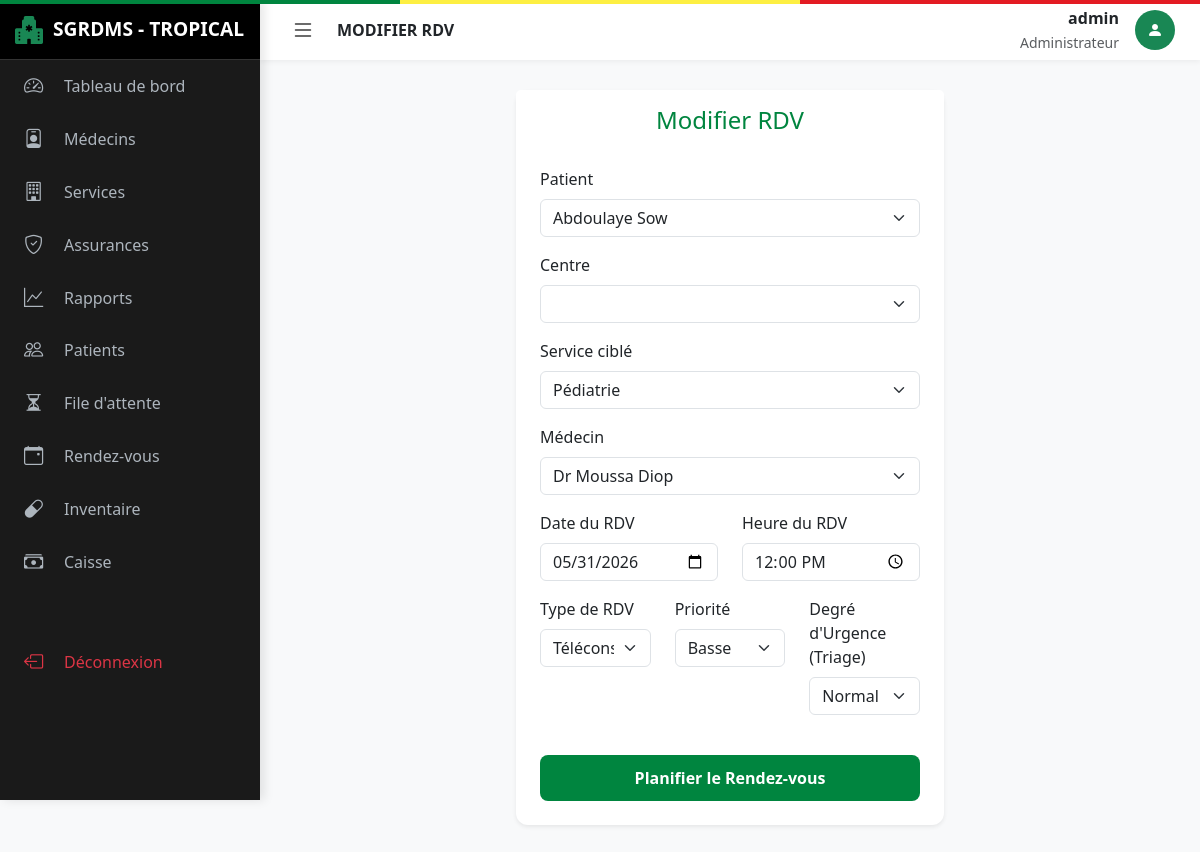
Screenshot of /rdv/modifier/1 (signed in) with the database file from the repository.
### app/models.py (models this page shows)
class Utilisateur(db.Model, UserMixin):
    id = db.Column(db.Integer, primary_key=True)
    username = db.Column(db.String(50), unique=True, nullable=False)
    password = db.Column(db.String(100), nullable=False)
    role = db.Column(db.String(20), nullable=False) # Admin, Medecin, Patient, Pharmacien, Receptionniste
    date_creation = db.Column(db.DateTime, default=datetime.utcnow)
    patient_id = db.Column(db.Integer, db.ForeignKey('patient.id'), nullable=True)
    patient = db.relationship('Patient', backref='user', uselist=False)
    medecin_id = db.Column(db.Integer, db.ForeignKey('medecin.id'), nullable=True)
    medecin = db.relationship('Medecin', backref='user', uselist=False)

class RendezVous(db.Model):
    id = db.Column(db.Integer, primary_key=True)
    date_rdv = db.Column(db.Date, nullable=False)
    heure_rdv = db.Column(db.Time, nullable=False)
    statut = db.Column(db.String(20), default='Programmé') # Programmé, Annulé, Terminé, Urgence
    type_rdv = db.Column(db.String(20), default='Présentiel') # Présentiel, Téléconsultation
    priorite = db.Column(db.Integer, default=1)
    degre_urgence = db.Column(db.String(20), default='Normal') # Normal, Moyen, Critique (Triage)
    patient_id = db.Column(db.Integer, db.ForeignKey('patient.id'), nullable=False)
    medecin_id = db.Column(db.Integer, db.ForeignKey('medecin.id'), nullable=False)
    service_id = db.Column(db.Integer, db.ForeignKey('service.id'), nullable=True)
    centre_id = db.Column(db.Integer, db.ForeignKey('centre.id'), nullable=True)
    consultation = db.relationship('Consultation', backref='rdv', uselist=False)

### app/routes.py (the view, shortened to what this page needs)
@main.route("/rdv/modifier/<int:rdv_id>", methods=['GET', 'POST'])
@login_required
def modifier_rdv(rdv_id):
    if current_user.role not in ['Receptionniste', 'Administrateur']: return redirect(url_for('main.dashboard'))
    rdv = RendezVous.query.get_or_404(rdv_id)
    form = RDVForm(obj=rdv)
    form.patient_id.choices = [(p.id, f"{p.prenom} {p.nom}") for p in Patient.query.all()]
    form.service_id.choices = [(s.id, s.nom_service) for s in Service.query.all()]
    form.medecin_id.choices = [(m.id, f"Dr {m.prenom} {m.nom}") for m in Medecin.query.all()]
    return render_template('rdv_form.html', form=form, title='Modifier RDV')

### app/forms.py
class RDVForm(FlaskForm):
    patient_id = SelectField('Patient', coerce=int, validators=[DataRequired()])
    centre_id = SelectField('Centre', coerce=int, validators=[DataRequired()])
    service_id = SelectField('Service ciblé', coerce=int, validators=[DataRequired()])
    medecin_id = SelectField('Médecin', coerce=int, validators=[DataRequired()])
    date_rdv = DateField('Date du RDV', validators=[DataRequired()])
    heure_rdv = TimeField('Heure du RDV', validators=[DataRequired()])
    type_rdv = SelectField('Type de RDV', choices=[('Présentiel', 'Présentiel'), ('Téléconsultation', 'Téléconsultation')], default='Présentiel')
    priorite = SelectField('Priorité', choices=[(1, 'Basse'), (2, 'Normale'), (3, 'Haute')], coerce=int, default=2)
    degre_urgence = SelectField('Degré d\'Urgence (Triage)', choices=[('Normal', 'Normal'), ('Moyen', 'Moyen'), ('Critique', 'Critique')], default='Normal')
    submit = SubmitField('Planifier le Rendez-vous')

### app/__init__.py (called while the page is built)
def create_app(config_class=Config):
    app = Flask(__name__)
    app.config.from_object(Config)
    db.init_app(app)
    bcrypt.init_app(app)
    login_manager.init_app(app)
    from app.routes import main
    app.register_blueprint(main)
    @app.context_processor
    def inject_now():
        from datetime import datetime
        return {'datetime': datetime}
    return app

### app/models.py (called while the page is built)
@login_manager.user_loader
def load_user(user_id):
    return Utilisateur.query.get(int(user_id))

### app/templates/rdv_form.html (shortened to what this page needs)
{% extends "base.html" %}
{% block content %}
<div class="row justify-content-center">
    <div class="col-md-6">
        <div class="card shadow-sm border-0">
            <div class="card-header bg-white py-3 border-0 text-center">
                <h4 class="mb-0" style="color: var(--sn-green);">{{ title }}</h4>
            </div>
            <div class="card-body px-4 pb-4">
                <form method="POST" action="">
                    <div class="mb-3">
                        {{ form.patient_id.label(class="form-label") }}
                        {{ form.patient_id(class="form-select") }}
                    </div>
                    <div class="mb-3">
                        {{ form.centre_id.label(class="form-label") }}
                        {{ form.centre_id(class="form-select") }}
                    </div>
                    <div class="mb-3">
                        {{ form.service_id.label(class="form-label") }}
                        {{ form.service_id(class="form-select") }}
                    </div>
                    <div class="mb-3">
                        {{ form.medecin_id.label(class="form-label") }}
                        {{ form.medecin_id(class="form-select") }}
                    </div>
                    <div class="row">
                        <div class="col-md-6 mb-3">
                            {{ form.date_rdv.label(class="form-label") }}
                            {{ form.date_rdv(class="form-control", type="date") }}
                        </div>
                        <div class="col-md-6 mb-3">
                            {{ form.heure_rdv.label(class="form-label") }}
                            {{ form.heure_rdv(class="form-control", type="time") }}
                        </div>
                    </div>
                    <div class="row">
                        <div class="col-md-4 mb-3">
                            {{ form.type_rdv.label(class="form-label") }}
                            {{ form.type_rdv(class="form-select") }}
                        </div>
                        <div class="col-md-4 mb-3">
                            {{ form.priorite.label(class="form-label") }}
                            {{ form.priorite(class="form-select") }}
                        </div>
                        <div class="col-md-4 mb-3">
                            {{ form.degre_urgence.label(class="form-label") }}
                            {{ form.degre_urgence(class="form-select") }}
                        </div>
                    </div>
                    <div class="mt-4 d-grid">
                        {{ form.submit(class="btn btn-senegal") }}
                    </div>
                </form>
            </div>
        </div>
    </div>
</div>
{% endblock %}

### app/templates/base.html (shortened to what this page needs)
<!DOCTYPE html>
<html lang="fr">
<head>
    <link href="https://cdn.jsdelivr.net/npm/bootstrap@5.3.0/dist/css/bootstrap.min.css" rel="stylesheet">
    <link rel="stylesheet" href="https://cdn.jsdelivr.net/npm/bootstrap-icons@1.11.0/font/bootstrap-icons.css">
</head>
<body>
    {% if current_user.is_authenticated %}
    <div id="sidebar">
        <div class="sidebar-header">
            <i class="bi bi-hospital-fill text-success fs-3"></i>
            <span class="logo-text">SGRDMS - TROPICAL</span>
        </div>
            <a href="{{ url_for('main.dashboard') }}" class="menu-item {{ 'active' if request.endpoint == 'main.dashboard' }}">
                <i class="bi bi-speedometer2"></i>
                <span class="menu-text">Tableau de bord</span>
            </a>
            {% if current_user.role == 'Administrateur' %}
            <a href="{{ url_for('main.list_medecins') }}" class="menu-item {{ 'active' if request.endpoint == 'main.list_medecins' }}">
                <i class="bi bi-person-badge"></i>
                <span class="menu-text">Médecins</span>
            </a>
            <a href="{{ url_for('main.list_services') }}" class="menu-item {{ 'active' if request.endpoint == 'main.list_services' }}">
                <i class="bi bi-building"></i>
                <span class="menu-text">Services</span>
            </a>
            <a href="{{ url_for('main.list_assurances') }}" class="menu-item {{ 'active' if request.endpoint == 'main.list_assurances' }}">
                <i class="bi bi-shield-check"></i>
                <span class="menu-text">Assurances</span>
            </a>
            <a href="{{ url_for('main.rapports') }}" class="menu-item {{ 'active' if request.endpoint == 'main.rapports' }}">
                <i class="bi bi-graph-up"></i>
                <span class="menu-text">Rapports</span>
            </a>
            {% endif %}
            {% if current_user.role in ['Administrateur', 'Receptionniste', 'Medecin'] %}
            <a href="{{ url_for('main.list_patients') }}" class="menu-item {{ 'active' if request.endpoint == 'main.list_patients' }}">
                <i class="bi bi-people"></i>
                <span class="menu-text">Patients</span>
            </a>
            {% endif %}
            {% if current_user.role in ['Administrateur', 'Receptionniste'] %}
            <a href="{{ url_for('main.file_attente') }}" class="menu-item {{ 'active' if request.endpoint == 'main.file_attente' }}">
                <i class="bi bi-hourglass-split"></i>
                <span class="menu-text">File d'attente</span>
            </a>
            {% endif %}
            {% if current_user.role not in ['Pharmacien', 'Caissier'] %}
            <a href="{{ url_for('main.list_rdvs') }}" class="menu-item {{ 'active' if request.endpoint == 'main.list_rdvs' }}">
                <i class="bi bi-calendar-event"></i>
                <span class="menu-text">Rendez-vous</span>
            </a>
            {% endif %}
            {% if current_user.role == 'Pharmacien' or current_user.role == 'Administrateur' %}
            <a href="{{ url_for('main.pharmacie_inventaire') }}" class="menu-item {{ 'active' if request.endpoint == 'main.pharmacie_inventaire' }}">
                <i class="bi bi-capsule"></i>
                <span class="menu-text">Inventaire</span>
            </a>
            {% endif %}
            {% if current_user.role in ['Caissier', 'Administrateur'] %}
            <a href="{{ url_for('main.caisse_factures') }}" class="menu-item {{ 'active' if request.endpoint == 'main.caisse_factures' }}">
                <i class="bi bi-cash-stack"></i>
                <span class="menu-text">Caisse</span>
            </a>
            {% endif %}
            <div class="mt-auto pt-5">
                <a href="{{ url_for('main.logout') }}" class="menu-item text-danger">
                    <i class="bi bi-box-arrow-left"></i>
                    <span class="menu-text">Déconnexion</span>
                </a>
            </div>
        </div>
    <div id="main-wrapper">
        <header class="top-navbar">
            <button class="toggle-btn" id="sidebarToggle">
                <i class="bi bi-list"></i>
            </button>
            <div class="ms-3 fw-bold text-uppercase d-none d-md-block">
                {{ title if title else "Portail Santé" }}
            </div>
            <div class="ms-auto d-flex align-items-center">
                <div class="text-end me-3 d-none d-sm-block">
                    <div class="fw-bold">{{ current_user.username }}</div>
                    <small class="text-muted">{{ current_user.role }}</small>
                </div>
                <div class="rounded-circle bg-success text-white d-flex align-items-center justify-content-center" style="width: 40px; height: 40px;">
                    <i class="bi bi-person-fill"></i>
                </div>
            </div>
        </header>
        <main class="content-area">
            {% block content %}{% endblock %}
        </main>
    </div>
    {% else %}
    <div class="content-area p-0">
        {% block auth_content %}{% endblock %}
    </div>
    {% endif %}
</body>
</html>

### app/templates/base.html (style rules this page uses)
:root { --sn-green: #00853f; --sn-yellow: #fdef42; --sn-red: #e31b23; --sidebar-width: 260px; --sidebar-collapsed-width: 70px; --top-nav-height: 60px; --bg-light: #f8f9fa; }
body { background-color: var(--bg-light); overflow-x: hidden; font-family: 'Segoe UI', Tahoma, Geneva, Verdana, sans-serif; }
#sidebar { width: var(--sidebar-width); height: 100vh; position: fixed; left: 0; top: 0; z-index: 1000; background: #1a1a1a; color: white; transition: all 0.3s ease; box-shadow: 4px 0 10px rgba(0,0,0,0.1); }
.sidebar-header { height: var(--top-nav-height); display: flex; align-items: center; padding: 0 15px; border-bottom: 1px solid #333; background: #000; }
.sidebar-header .logo-text { white-space: nowrap; overflow: hidden; font-weight: bold; font-size: 1.2rem; margin-left: 10px; transition: opacity 0.2s; }
.menu-item { padding: 12px 20px; display: flex; align-items: center; color: #adb5bd; text-decoration: none; transition: all 0.2s; border-left: 4px solid transparent; }
.menu-item i { font-size: 1.2rem; min-width: 30px; }
.menu-text { margin-left: 10px; white-space: nowrap; transition: opacity 0.2s; }
#main-wrapper { margin-left: var(--sidebar-width); transition: all 0.3s ease; min-height: 100vh; display: flex; flex-direction: column; }
.top-navbar { height: var(--top-nav-height); background: white; display: flex; align-items: center; padding: 0 25px; box-shadow: 0 2px 5px rgba(0,0,0,0.05); position: sticky; top: 0; z-index: 999; }
.toggle-btn { background: none; border: none; font-size: 1.5rem; cursor: pointer; color: #333; }
.content-area { padding: 30px; flex-grow: 1; }
.card { border: none; border-radius: 12px; box-shadow: 0 5px 15px rgba(0,0,0,0.05); transition: transform 0.2s; }
.btn-senegal { background-color: var(--sn-green); color: white; border-radius: 8px; padding: 10px 20px; font-weight: 600; }

### rows the page displays
Utilisateur: username "admin", role "Administrateur"
RendezVous: patient_id "Abdoulaye Sow", service_id "Pédiatrie", medecin_id "Dr Moussa Diop", date_rdv "05/31/2026", heure_rdv "12:00", type_rdv "Téléconsultation", priorite "Basse", degre_urgence "Normal"

### other values shown
{{ title if title else "Portail Santé" }} "MODIFIER RDV"
{{ title }} "Modifier RDV"
